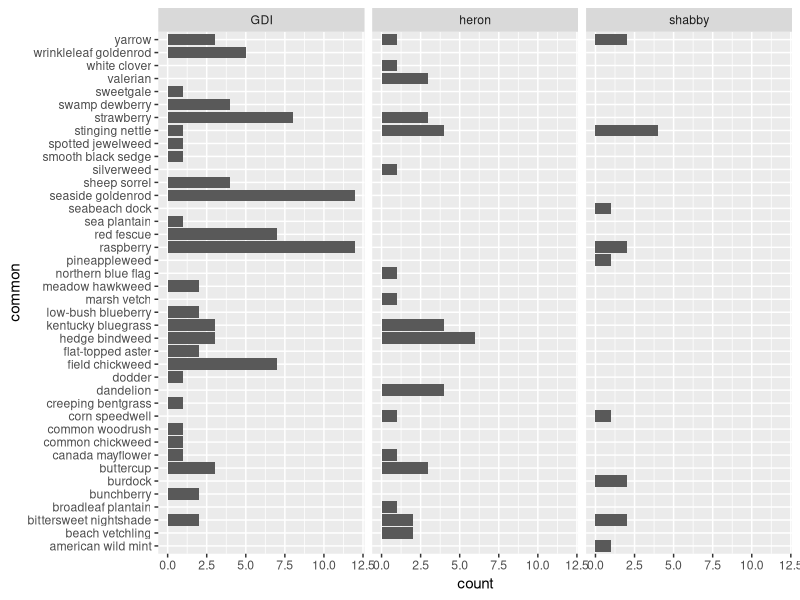
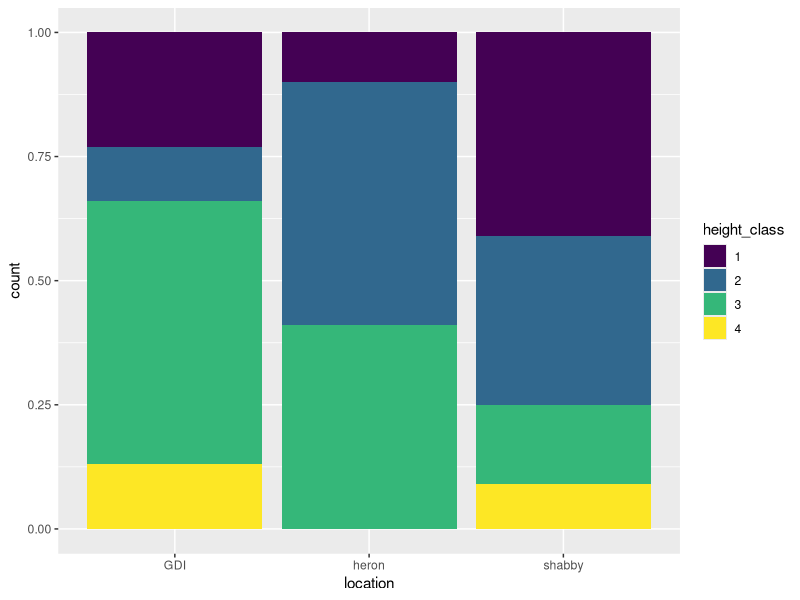

Generate these figures, in order, with R:
## ---- chunk 1
library(tidyverse)
library(broom)
## ---- chunk 2
data.rough <- read_csv("../data/veg_data_rough.csv")
## ---- chunk 3
glimpse(data.rough)
## ---- chunk 4
data.rough %>%
  filter(common != "unknown") %>%
  ggplot(mapping = aes(y = common)
    ) +
  geom_bar() +
  facet_wrap(~location)
## ---- chunk 5
data.rough %>%
  mutate(height_class = case_when(TRUE ~ as.factor(height))) %>%
  ggplot(mapping = aes(x = location, fill = height_class)) +
  geom_bar(position = "fill") +
  scale_fill_viridis_d()
